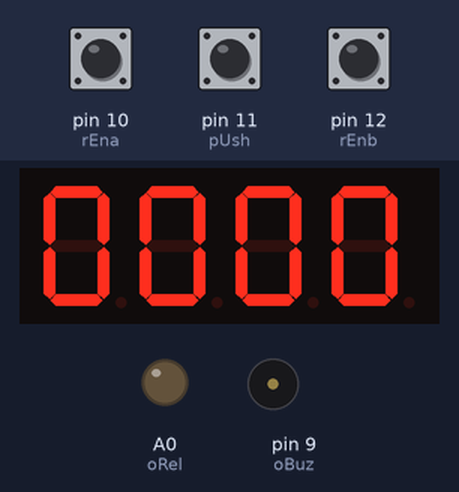
Simulated run of this sketch. Board: Arduino Uno, built with avr-gcc and run on an emulated ATmega328P. On the bench: 4-digit seven-segment display, output pins drawn as LEDs (lit = HIGH), buzzer (waves = sounding, pin HIGH). The inputs (shaded band) are chosen by the test bench; at power-on: pin 11 (pUsh) HIGH, pin 10 (rEna) HIGH, pin 12 (rEnb) HIGH.

Above: at 4.2 s.
4.3 s: pin 11 (pUsh) pulled LOW for 3.2 s
At 8.1 s:
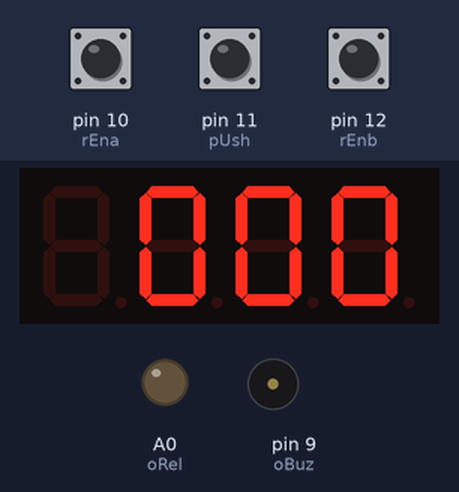
9.0 s: pin 10 (rEna) pulled LOW for 0.15 s
At 9.7 s:
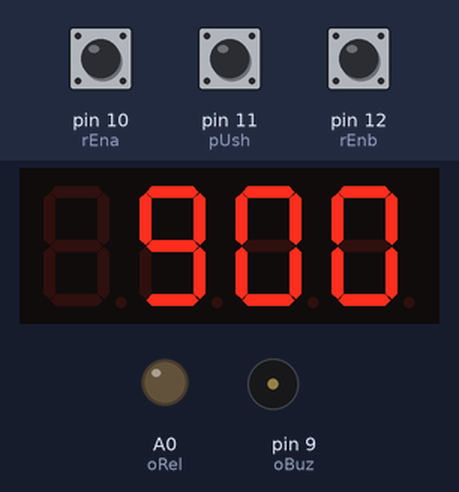
10.6 s: pin 10 (rEna) pulled LOW for 1 s
13.1 s: pin 11 (pUsh) pulled LOW for 1 s
At 14.0 s:
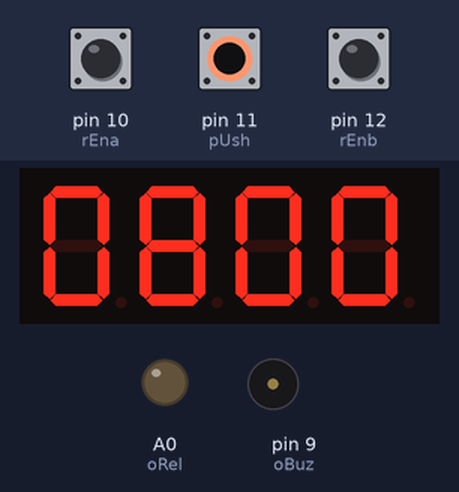
15.6 s: pin 11 (pUsh) pulled LOW for 0.15 s
At 16.8 s:
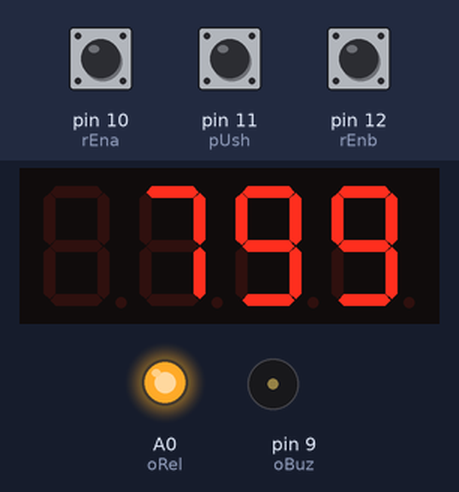
Timing chart, 0 to 18.6 s (numbered marks = the images above; inputs shaded):
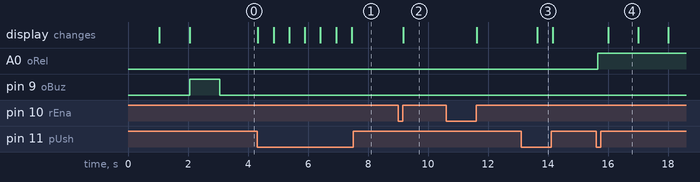

Measured:
- after the input at 4.3 s, the display: first changes at once (image 1 shows a later state)
- after the input at 9.0 s, the display: changes after 0.17 s (image 2)
- after the input at 13.1 s, the display: changes after 0.54 s (image 3)
- after the input at 15.6 s, A0 (oRel): LOW → HIGH after 0.05 s; the display: changes after 0.40 s (image 4)

The sketch:

TM1637Soft.ino
```cpp
//Designed by Stoica Tudor 02.2021  Rew 03.2021
//"Programable Timer" from n seconds to 0, n max=9999s.
// Possibility to memorize preset time.
// Rotary encoder

#include <Arduino.h>
#include <TM1637Display.h>

// Module connection pins (Digital Pins)
#define CLK 2
#define DIO 3


TM1637Display display(CLK, DIO);
byte u=0;// seconds s
byte z=0;// sX10
byte s=0;// sX100
byte m=0;// sX1000
int counter=0;
int n=0;
#define btMem 5 //Button "Memory" to ground
#define oRel A0 // OUT relay
#define oBuz 9 // OUT buzzer
#define pUsh 11 // OK rot. enc. to ground
#define rEnb 12 //Rot enc "B" to ground
#define rEna 10 //Rot enc "A" to ground


void setup()
{
pinMode(btMem, INPUT_PULLUP);//"Memory" button to GND
pinMode(rEna, INPUT_PULLUP);//Rot enc left
pinMode(pUsh, INPUT_PULLUP);//OK button to GND
pinMode(rEnb, INPUT_PULLUP);//Rot enc right
pinMode(oRel,OUTPUT );//Out Relay
pinMode(oBuz,OUTPUT );//Out Buzzer
display.setBrightness(7);
 display.showNumberDec(0, true);
 delay(1000);
  display.clear();
  delay(1000);
   display.showNumberDec(0, true);
 digitalWrite((oBuz), HIGH);
 delay(1000);
digitalWrite((oBuz), LOW);

}

void loop()
{
  // set timer

  // set s.
  do{
  u= roTen();
  //display.clear();
  display.showNumberDec(u); //Display the n value;
  delay(250);
  }while(digitalRead(pUsh)==HIGH);//"Push" button
  delay(250);
  counter=0;

// set sX10.
 display.showNumberDec(u,true,2,2);//Display 0u
do{
  z= roTen();
  n=z*10+u;
  //display.clear();
  display.showNumberDec(n , true,2,2); //Display the n value;
  delay(250);
  }while(digitalRead(pUsh)==HIGH);//"Push" button
  delay(250);
  counter=0;

  // set sX100.
do{
  s= roTen();
  n=s*100+z*10+u;
  //display.clear();
  display.showNumberDec(n , true, 3, 1); //Display the n value;
  delay(250);
  }while(digitalRead(pUsh)==HIGH);//"Push" button
  delay(250);
  counter=0;

   // set sX1000.
do{
  m= roTen();
  n=m*1000+s*100+z*10+u;
  //display.clear();
  display.showNumberDec(n , true, 4,0); //Display the n value;
  delay(250);
  }while(digitalRead(pUsh)==HIGH);//"Push" button
  delay(250);
  counter=0;
  //Out of set routine

    n=m*1000+s*100+z*10+u;//compute "n"
    if(n!=0){

  do{//Memory
    n=m*1000+s*100+z*10+u;//compute "n"

     //display set "n"

   display.showNumberDec(n);

while(0==digitalRead(pUsh));//"Push" button to start
while(1==digitalRead(pUsh));
delay(50);


  digitalWrite(oRel,HIGH);//Start Rel

  do{// decrease time
  //display current "n"
   display.showNumberDec(n);

  while(millis() % 1000 != 0);//time base, 1s.

  n=n-1;
  }while(n!=0);


  display.showNumberDec(n);//display n=0

  digitalWrite(oRel,LOW);//Stop Rel

digitalWrite(oBuz,HIGH);// start beep to end
delay(1000);
digitalWrite(oBuz,LOW);   //  stop beep to end

  }while(digitalRead(btMem)==LOW);//"Memory" button
  u=0;
  z=0;
  s=0;
  m=0;
}
}

byte roTen(){ //  Rotary encoder routine
 while(digitalRead(pUsh) &digitalRead(rEnb) & digitalRead(rEna)==1);
  if(digitalRead(pUsh)==0){
  return counter;
  }
   switch(digitalRead(rEna)) {
    case HIGH:
    while(digitalRead(rEna)==0);
    while(digitalRead(rEnb)==0);
    counter ++;
    counter=counter%10;
    break;
    case LOW:
   while(digitalRead(rEnb)==0);
   while(digitalRead(rEna)==0);
   counter --;
    if(counter==-1){
    counter=9;//left begin with 9
    }
    counter=abs(counter)%10;
  break;
  }
  return counter;
   }
```
